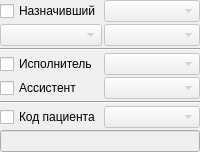
                 <widget class="QWidget" name="tabResultActionsFilterExtension">
                  <attribute name="title">
                   <string>Расширенный</string>
                  </attribute>
                  <layout class="QGridLayout" name="gridLayout_16">
                   <property name="margin">
                    <number>0</number>
                   </property>
                   <property name="spacing">
                    <number>2</number>
                   </property>
                   <item row="0" column="0">
                    <widget class="QCheckBox" name="chkResultActionSetPerson">
                     <property name="sizePolicy">
                      <sizepolicy hsizetype="Expanding" vsizetype="Fixed">
                       <horstretch>0</horstretch>
                       <verstretch>0</verstretch>
                      </sizepolicy>
                     </property>
                     <property name="text">
                      <string>Назначивший</string>
                     </property>
                    </widget>
                   </item>
                   <item row="0" column="1">
                    <widget class="COrgStructureComboBox" name="cmbResultActionSetPersonOrgStructure">
                     <property name="enabled">
                      <bool>false</bool>
                     </property>
                     <property name="sizePolicy">
                      <sizepolicy hsizetype="Expanding" vsizetype="Fixed">
                       <horstretch>0</horstretch>
                       <verstretch>0</verstretch>
                      </sizepolicy>
                     </property>
                    </widget>
                   </item>
                   <item row="1" column="0">
                    <widget class="CRBComboBox" name="cmbResultActionSetPersonSpeciality">
                     <property name="enabled">
                      <bool>false</bool>
                     </property>
                     <property name="sizePolicy">
                      <sizepolicy hsizetype="Expanding" vsizetype="Fixed">
                       <horstretch>0</horstretch>
                       <verstretch>0</verstretch>
                      </sizepolicy>
                     </property>
                    </widget>
                   </item>
                   <item row="1" column="1">
                    <widget class="CPersonComboBoxEx" name="cmbResultActionSetPerson">
                     <property name="enabled">
                      <bool>false</bool>
                     </property>
                     <property name="sizePolicy">
                      <sizepolicy hsizetype="Expanding" vsizetype="Fixed">
                       <horstretch>0</horstretch>
                       <verstretch>0</verstretch>
                      </sizepolicy>
                     </property>
                    </widget>
                   </item>
                   <item row="3" column="0">
                    <widget class="QCheckBox" name="chkResultActionExecPerson">
                     <property name="sizePolicy">
                      <sizepolicy hsizetype="Expanding" vsizetype="Fixed">
                       <horstretch>0</horstretch>
                       <verstretch>0</verstretch>
                      </sizepolicy>
                     </property>
                     <property name="text">
                      <string>Исполнитель</string>
                     </property>
                    </widget>
                   </item>
                   <item row="2" column="0" colspan="2">
                    <widget class="Line" name="line">
                     <property name="sizePolicy">
                      <sizepolicy hsizetype="Expanding" vsizetype="Fixed">
                       <horstretch>0</horstretch>
                       <verstretch>0</verstretch>
                      </sizepolicy>
                     </property>
                     <property name="orientation">
                      <enum>Qt::Horizontal</enum>
                     </property>
                    </widget>
                   </item>
                   <item row="3" column="1">
                    <widget class="CPersonComboBoxEx" name="cmbResultActionExecPerson">
                     <property name="enabled">
                      <bool>false</bool>
                     </property>
                     <property name="sizePolicy">
                      <sizepolicy hsizetype="Expanding" vsizetype="Fixed">
                       <horstretch>0</horstretch>
                       <verstretch>0</verstretch>
                      </sizepolicy>
                     </property>
                    </widget>
                   </item>
                   <item row="6" column="0">
                    <widget class="QCheckBox" name="chkResultClientId">
                     <property name="sizePolicy">
                      <sizepolicy hsizetype="Expanding" vsizetype="Fixed">
                       <horstretch>0</horstretch>
                       <verstretch>0</verstretch>
                      </sizepolicy>
                     </property>
                     <property name="text">
                      <string>Код пациента</string>
                     </property>
                    </widget>
                   </item>
                   <item row="5" column="0" colspan="2">
                    <widget class="Line" name="line_2">
                     <property name="sizePolicy">
                      <sizepolicy hsizetype="Expanding" vsizetype="Fixed">
                       <horstretch>0</horstretch>
                       <verstretch>0</verstretch>
                      </sizepolicy>
                     </property>
                     <property name="orientation">
                      <enum>Qt::Horizontal</enum>
                     </property>
                    </widget>
                   </item>
                   <item row="6" column="1">
                    <widget class="CRBComboBox" name="cmbResultClientIdAccountingSystem">
                     <property name="enabled">
                      <bool>false</bool>
                     </property>
                     <property name="sizePolicy">
                      <sizepolicy hsizetype="Expanding" vsizetype="Fixed">
                       <horstretch>0</horstretch>
                       <verstretch>0</verstretch>
                      </sizepolicy>
                     </property>
                    </widget>
                   </item>
                   <item row="7" column="0" colspan="2">
                    <widget class="QLineEdit" name="edtResultClientId">
                     <property name="enabled">
                      <bool>false</bool>
                     </property>
                     <property name="sizePolicy">
                      <sizepolicy hsizetype="Expanding" vsizetype="Fixed">
                       <horstretch>0</horstretch>
                       <verstretch>0</verstretch>
                      </sizepolicy>
                     </property>
                    </widget>
                   </item>
                   <item row="4" column="0">
                    <widget class="QCheckBox" name="chkResultActionAssistant">
                     <property name="sizePolicy">
                      <sizepolicy hsizetype="Expanding" vsizetype="Fixed">
                       <horstretch>0</horstretch>
                       <verstretch>0</verstretch>
                      </sizepolicy>
                     </property>
                     <property name="text">
                      <string>Ассистент</string>
                     </property>
                    </widget>
                   </item>
                   <item row="4" column="1">
                    <widget class="CPersonComboBoxEx" name="cmbResultActionAssistant">
                     <property name="enabled">
                      <bool>false</bool>
                     </property>
                     <property name="sizePolicy">
                      <sizepolicy hsizetype="Expanding" vsizetype="Fixed">
                       <horstretch>0</horstretch>
                       <verstretch>0</verstretch>
                      </sizepolicy>
                     </property>
                    </widget>
                   </item>
                  </layout>
                 </widget>
